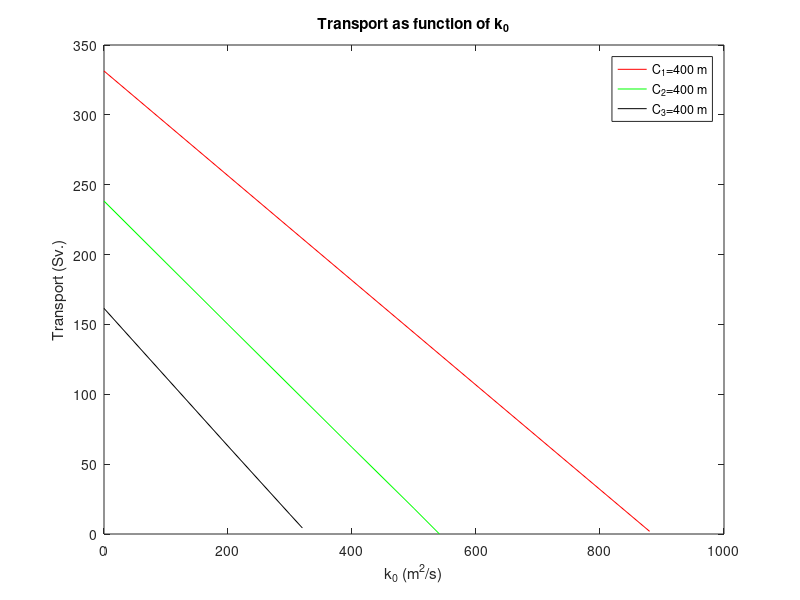

The MATLAB source for this figure:

   clear all
   close all
   clc
   %Data for Fig.5
GGG3=[0 200 300 320];%k_0 values for topography c_3=400 m
JJJ3=[161.5 62.9 14.0 4.3];%values of Transport for topography c_3=400 m
GGG2=[0 100 200 300 400 500 541];%k_0 values for topography c_2=400 m
JJJ2=[238.3 194.1 150.0 106.0 62.0 18.3 00];%values of Transport for topography c_2=400 m
GGG1=[0 300 600 880];%k-0 values for topography c_1=400 m
JJJ1=[331.4 218.9 106.6 1.9];%%values of Transport for topography c-1=400 m
plot(GGG1,JJJ1,'r')
hold on
plot(GGG2,JJJ2,'g')
hold on
plot(GGG3,JJJ3,'k')
hold on
legend('C_1=400 m','C_2=400 m','C_3=400 m')



title('Transport as function of k_0')
x1=xlabel('k_0 (m^2/s)')
y1=ylabel('Transport (Sv.)')
